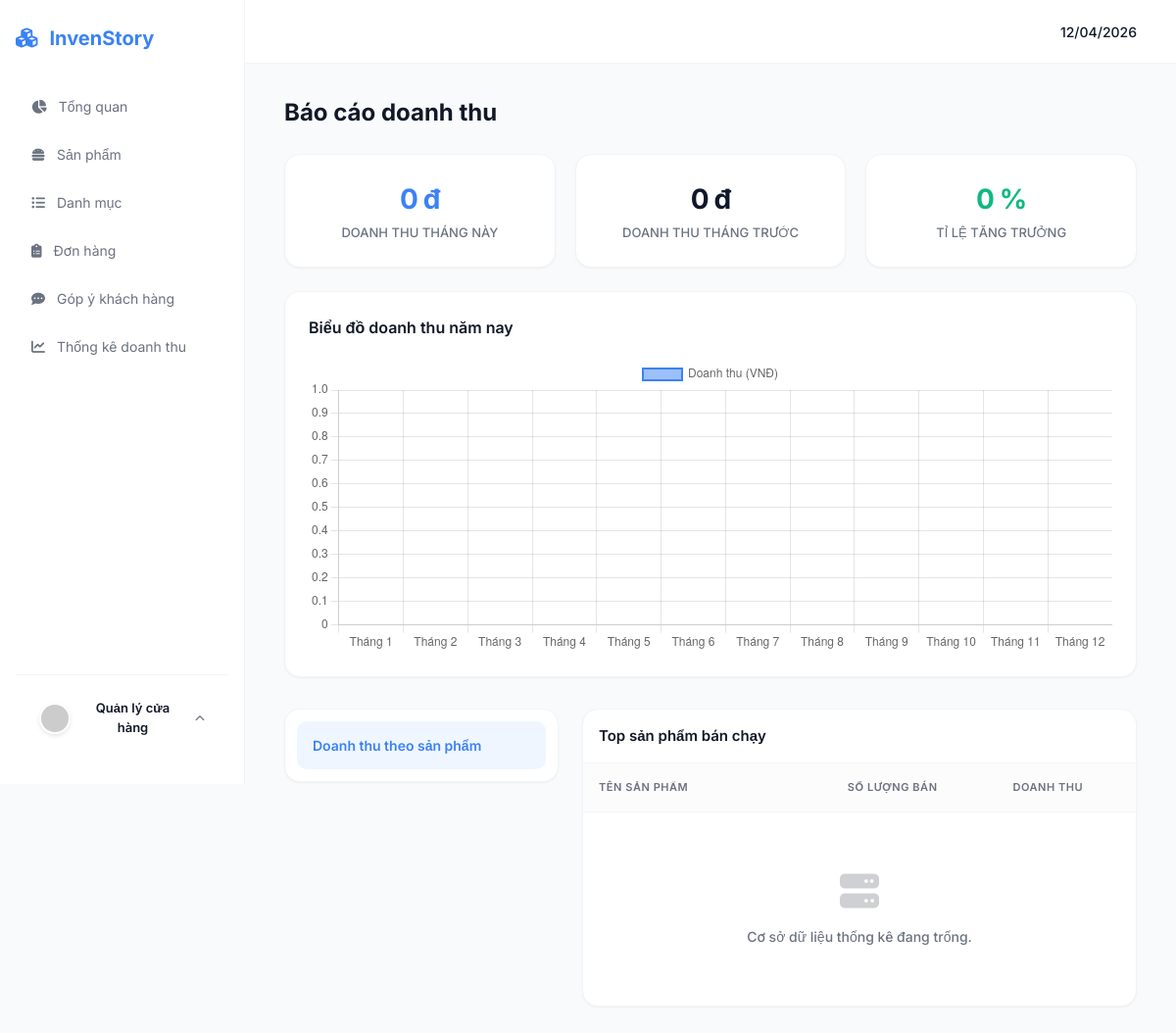
The app's page /admin/reports, older data.
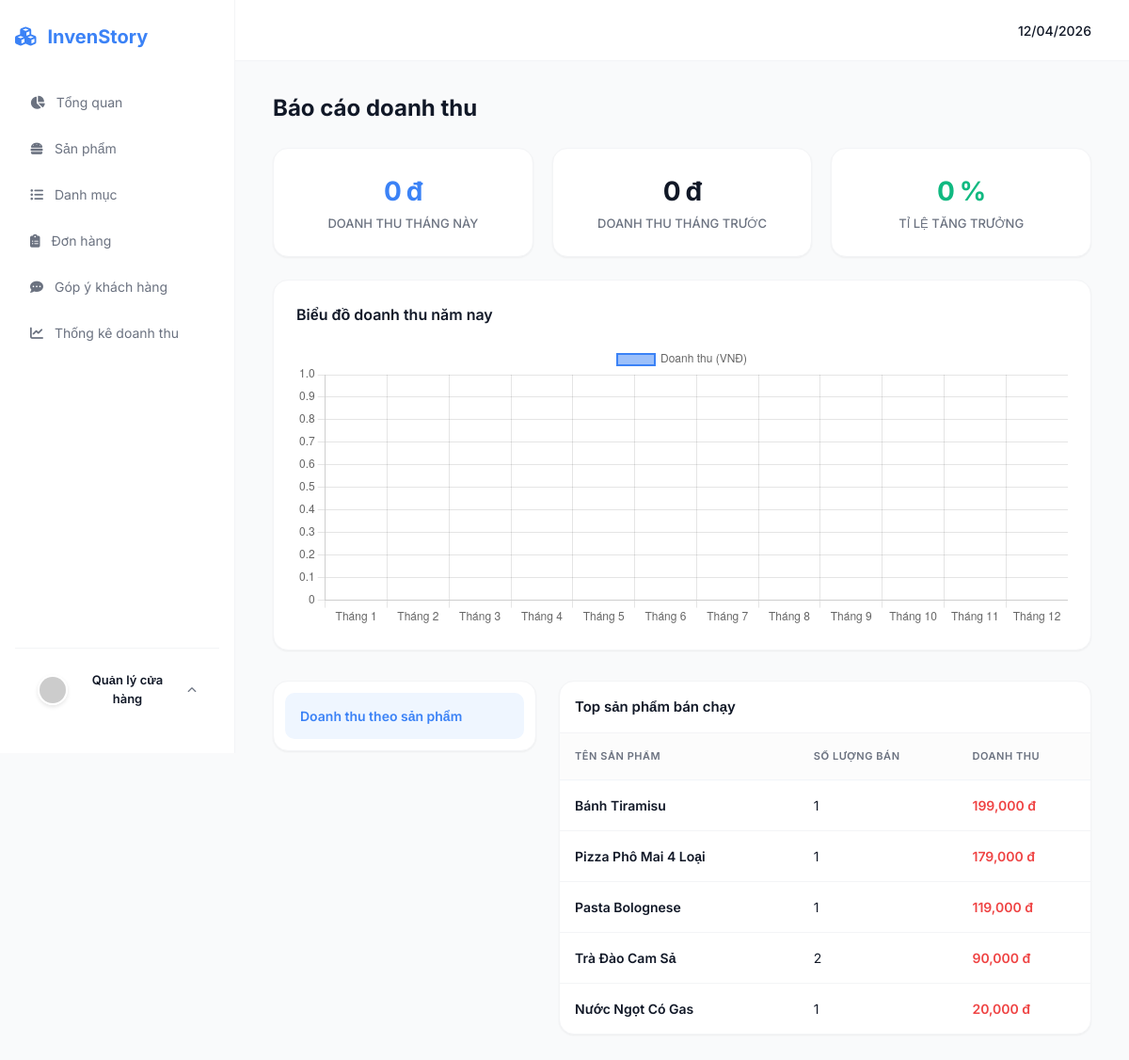
The same page, newer data.
### src/models.py (models this page shows)
class Product(db.Model):
    __tablename__ = 'products'
    id = db.Column(db.Integer, primary_key=True)
    sku = db.Column(db.String(20), unique=True, nullable=False)
    category_id = db.Column(db.Integer, db.ForeignKey('categories.id', ondelete='SET NULL'))
    name = db.Column(db.String(150), nullable=False)
    description = db.Column(db.Text)
    image_url = db.Column(db.String(255))
    is_available = db.Column(db.Boolean, default=True)
    created_at = db.Column(db.DateTime, default=datetime.utcnow)
    variants = db.relationship('ProductVariant', backref='product', cascade="all, delete-orphan")
    cart_items = db.relationship('CartItem', backref='product', cascade="all, delete-orphan")

### src/admin.py (the view)
@admin_bp.route('/reports')
def admin_reports():
    orders = Order.query.filter_by(status='completed').all()
    now = datetime.now()
    thang_nay = now.month
    nam_nay = now.year
    if thang_nay == 1:
        thang_truoc = 12
        nam_truoc = nam_nay - 1
    else:
        thang_truoc = thang_nay - 1
        nam_truoc = nam_nay
    doanh_thu_ky_nay = 0
    doanh_thu_ky_truoc = 0
    doanh_thu_12_thang = {1:0, 2:0, 3:0, 4:0, 5:0, 6:0, 7:0, 8:0, 9:0, 10:0, 11:0, 12:0}
    thong_ke_sp = {}
    for don in orders:
        if don.created_at:
            if don.created_at.month == thang_nay and don.created_at.year == nam_nay:
                doanh_thu_ky_nay += don.total_price
            elif don.created_at.month == thang_truoc and don.created_at.year == nam_truoc:
                doanh_thu_ky_truoc += don.total_price
            if don.created_at.year == nam_nay:
                doanh_thu_12_thang[don.created_at.month] += float(don.total_price)
        for item in don.items:
            san_pham = Product.query.get(item.product_id)
            ten_sp = san_pham.name if san_pham else "Sản phẩm đã xóa"
            if ten_sp not in thong_ke_sp:
                thong_ke_sp[ten_sp] = {'so_luong': 0, 'doanh_thu': 0}
            thong_ke_sp[ten_sp]['so_luong'] += item.quantity
            thong_ke_sp[ten_sp]['doanh_thu'] += float(item.price_at_purchase * item.quantity)
    list_thong_ke_sp = []
    for ten, data in thong_ke_sp.items():
        list_thong_ke_sp.append({
            'name': ten,
            'so_luong': data['so_luong'],
            'doanh_thu': data['doanh_thu']
        })
    list_thong_ke_sp = sorted(list_thong_ke_sp, key=lambda x: x['doanh_thu'], reverse=True)
    if doanh_thu_ky_truoc > 0:
        tang_truong = ((doanh_thu_ky_nay - doanh_thu_ky_truoc) / doanh_thu_ky_truoc) * 100
        tang_truong = round(tang_truong, 1)
    else:
        tang_truong = 100 if doanh_thu_ky_nay > 0 else 0
    return render_template('admin/reports.html',
                           dt_nay=doanh_thu_ky_nay,
                           dt_truoc=doanh_thu_ky_truoc,
                           tang_truong=tang_truong,
                           chart_data=list(doanh_thu_12_thang.values()),
                           list_thong_ke_sp=list_thong_ke_sp)

### src/templates/admin/reports.html (shortened to what this page needs)
{% extends "admin/base.html" %}
{% block content %}
<div class="page-header">
    <h1 class="report-title">Báo cáo doanh thu</h1>
</div>
<div class="stats-grid">
    <div class="data-card stat-card">
        <h2 style="color: var(--primary);">{{ "{:,.0f}".format(dt_nay) }} đ</h2>
        <p>Doanh thu tháng này</p>
    </div>
    <div class="data-card stat-card">
        <h2>{{ "{:,.0f}".format(dt_truoc) }} đ</h2>
        <p>Doanh thu tháng trước</p>
    </div>
    <div class="data-card stat-card">
        <h2 class="{% if tang_truong >= 0 %}text-success{% else %}text-danger{% endif %}">
            {% if tang_truong > 0 %}+{% endif %}{{ tang_truong }} %
        </h2>
        <p>Tỉ lệ tăng trưởng</p>
    </div>
</div>
<div class="data-card chart-container">
    <div class="chart-header">
        <h4 class="card-title">Biểu đồ doanh thu năm nay</h4>
    </div>
    <div class="chart-wrapper">
        <canvas id="revenueChart"></canvas>
    </div>
</div>
<div class="report-bottom-section">
    <div class="data-card tabs-card">
        <div class="report-tab active" data-type="product">
            <span>Doanh thu theo sản phẩm</span>
        </div>
    </div>
    <div class="data-card table-card">
        <div class="table-header-reports">
            <span id="table-title">Top sản phẩm bán chạy</span>
        </div>
        <table class="table-reports">
            <thead>
                <tr>
                    <th id="col-name" style="width: 45%;">Tên sản phẩm</th>
                    <th>Số lượng bán</th>
                    <th>Doanh thu</th>
                </tr>
            </thead>
            <tbody id="report-tbody">
                {% for sp in list_thong_ke_sp %}
                <tr>
                    <td><b>{{ sp.name }}</b></td>
                    <td>{{ sp.so_luong }}</td>
                    <td style="color: var(--danger); font-weight: 600;">{{ "{:,.0f}".format(sp.doanh_thu) }} đ</td>
                </tr>
                {% else %}
                <tr>
                    <td colspan="3" class="empty-state">
                        <i class="fa-solid fa-server"></i>
                        <p>Cơ sở dữ liệu thống kê đang trống.</p>
                    </td>
                </tr>
                {% endfor %}
            </tbody>
        </table>
    </div>
</div>
{% endblock %}
{% block scripts %}
<script>
    // 1. Ẩn cái bảng overlay trống đi nếu có dữ liệu
    var chartEmptyState = document.getElementById('chartEmptyState');
    if (chartEmptyState) {
        // Tạm thời ẩn nếu cần vẽ biểu đồ
        // chartEmptyState.style.display = 'none';
    }
    // 2. Lấy dữ liệu mảng (List) từ Python đẩy sang JS an toàn bằng safe filter
    const rawData = {{ chart_data | safe }};
    // 3. Khởi tạo Chart.js
    const ctx = document.getElementById('revenueChart').getContext('2d');
    const revenueChart = new Chart(ctx, {
        type: 'bar', // Dùng biểu đồ cột (Bar) nhìn tiền sẽ sướng hơn biểu đồ đường (Line)
        data: {
            labels: ['Tháng 1', 'Tháng 2', 'Tháng 3', 'Tháng 4', 'Tháng 5', 'Tháng 6', 'Tháng 7', 'Tháng 8', 'Tháng 9', 'Tháng 10', 'Tháng 11', 'Tháng 12'],
            datasets: [{
                label: 'Doanh thu (VNĐ)',
                data: rawData, // Nạp mảng tiền vào đây
                backgroundColor: 'rgba(59, 130, 246, 0.5)', // Màu primary của ông
                borderColor: '#3b82f6',
                borderWidth: 2,
                borderRadius: 4
            }]
        },
        options: {
            responsive: true,
            maintainAspectRatio: false,
            scales: {
                y: {
                    beginAtZero: true
                }
            }
        }
    });
</script>
{% endblock %}

Row changes from the older to the newer data that the page shows:
now on this page (row unchanged): Product: name "Bánh Tiramisu", so_luong "1", doanh_thu "199,000"
now on this page (row edited): Product: name "Pizza Phô Mai 4 Loại", so_luong "1", doanh_thu "179,000"
now on this page (row unchanged): Product: name "Pasta Bolognese", so_luong "1", doanh_thu "119,000"
now on this page (row unchanged): Product: name "Trà Đào Cam Sả", so_luong "2", doanh_thu "90,000"
now on this page (row unchanged): Product: name "Nước Ngọt Có Gas", so_luong "1", doanh_thu "20,000"
Text that changed along with them:
text no longer shown: "Cơ sở dữ liệu thống kê đang trống."
